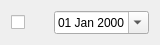
<?xml version="1.0" encoding="UTF-8"?>
<ui version="4.0">
 <class>EnableCalendar</class>
 <widget class="QWidget" name="EnableCalendar">
  <property name="geometry">
   <rect>
    <x>0</x>
    <y>0</y>
    <width>160</width>
    <height>42</height>
   </rect>
  </property>
  <property name="windowTitle">
   <string>Form</string>
  </property>
  <layout class="QHBoxLayout" name="horizontalLayout">
   <item>
    <widget class="QCheckBox" name="checkbox">
     <property name="text">
      <string/>
     </property>
    </widget>
   </item>
   <item>
    <widget class="QDateEdit" name="calendar">
     <property name="displayFormat">
      <string>dd MMM yyyy</string>
     </property>
     <property name="calendarPopup">
      <bool>true</bool>
     </property>
    </widget>
   </item>
  </layout>
 </widget>
 <resources/>
 <connections/>
</ui>
